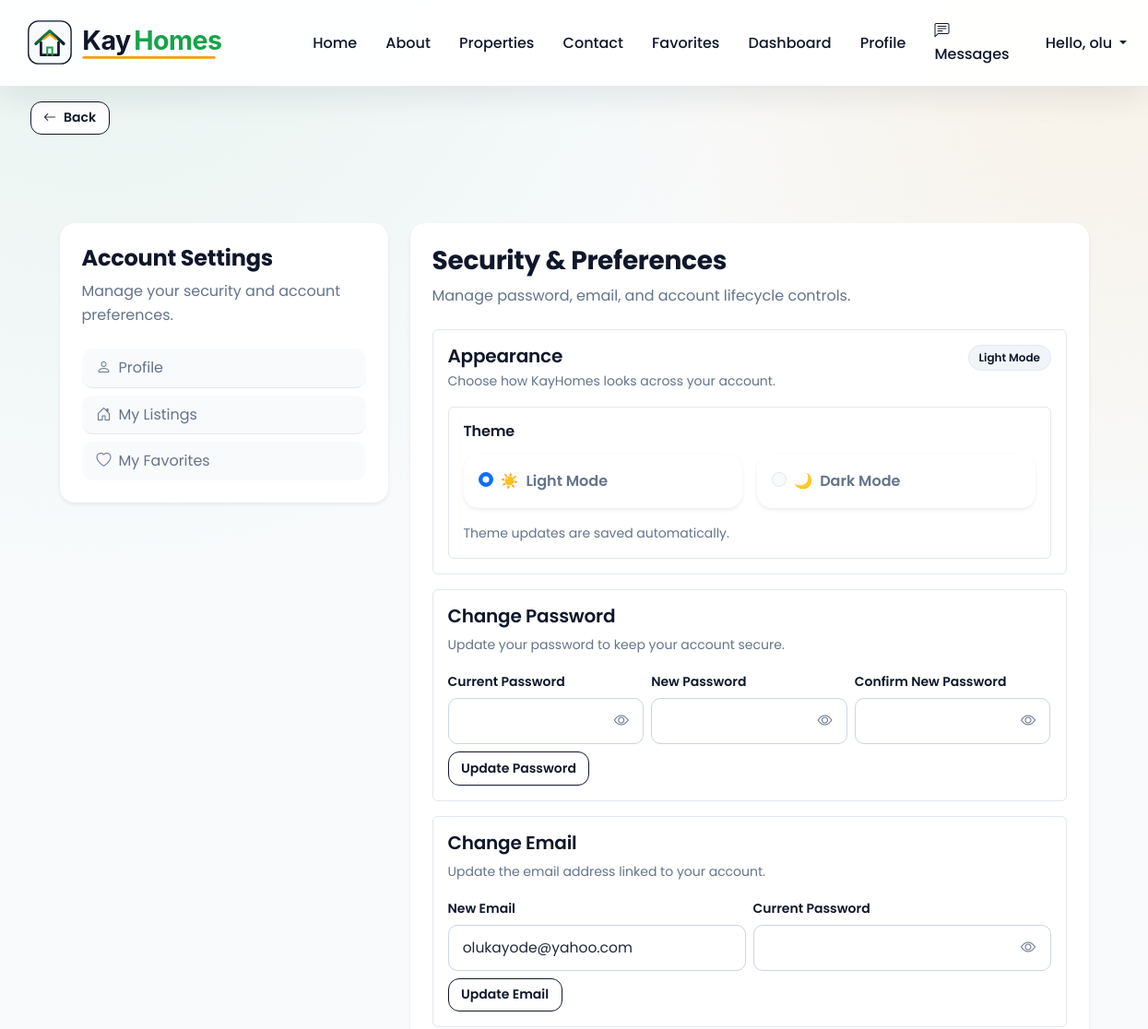
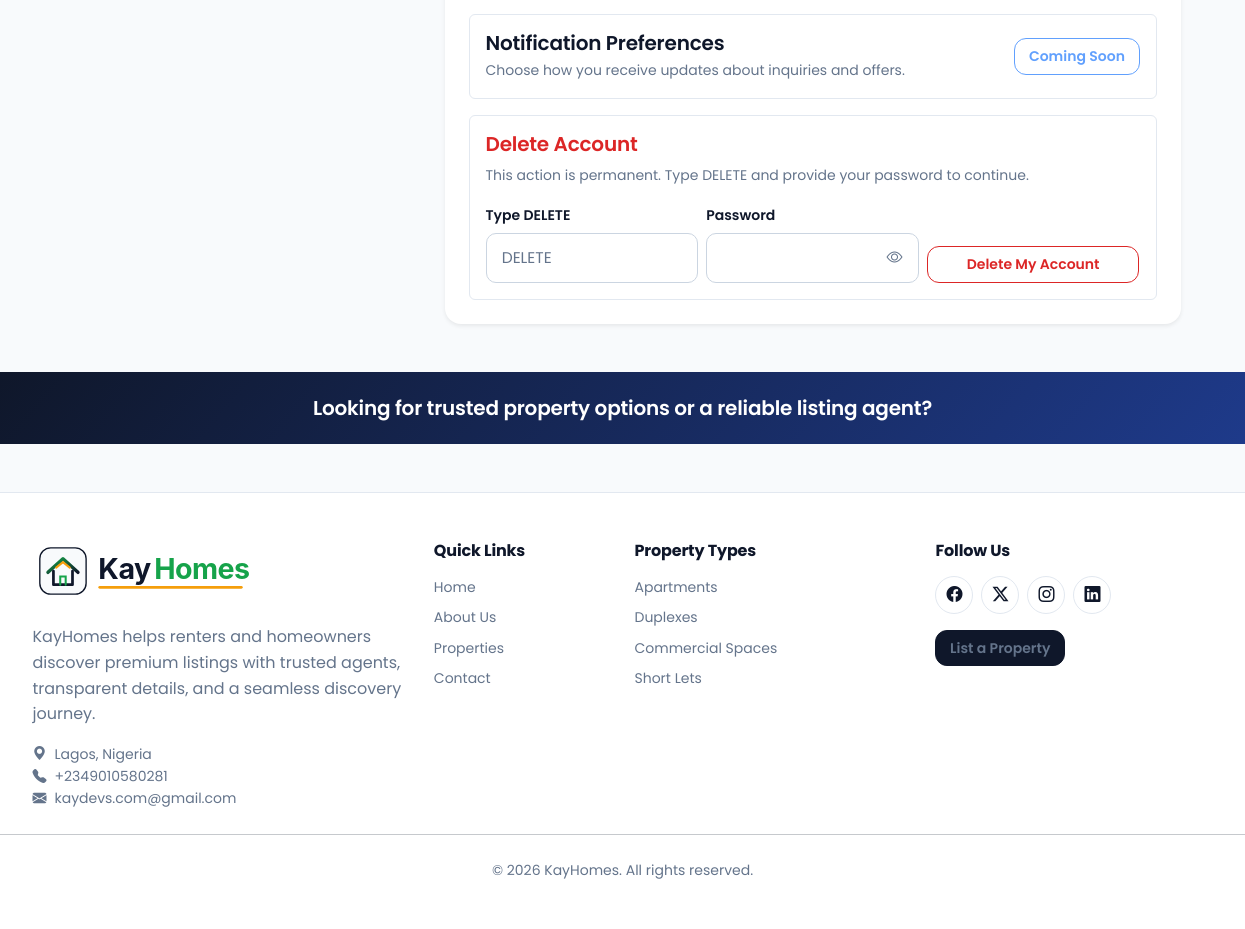
The page /account-settings/ (signed in) on the database its author committed (2 pictures, top to bottom).
### pkg/models.py (models this page shows)
class User(db.Model):
    __tablename__ = 'users'
    user_id = db.Column(db.Integer, primary_key=True)
    user_fname = db.Column(db.String(100), nullable=False)
    user_lname = db.Column(db.String(100), nullable=False)
    user_email = db.Column(db.String(120), unique=True, nullable=False)
    user_pwd = db.Column(db.String(255), nullable=False)
    user_phone = db.Column(db.String(20))
    theme = db.Column(db.String(20), nullable=False, default='light')
    user_regdate = db.Column(db.DateTime)
    password_reset_tokens = relationship('PasswordResetToken', back_populates='user', cascade='all, delete-orphan')

### pkg/user_routes.py (the view, shortened to what this page needs)
@app.route('/account-settings/', methods=['GET', 'POST'])
@login_required
def account_settings():
    user = get_current_user()
    if not user:
        return redirect(url_for('login'))
    return render_template('account_settings.html', title='Account Settings', user=user)

### pkg/admin_routes.py (called while the page is built)
def _admin_display_name(admin):
    if not admin:
        return ''
    full_name = f"{(admin.first_name or '').strip()} {(admin.last_name or '').strip()}".strip()
    return full_name or (admin.username or 'Admin')

def _admin_csrf_token():
    token = session.get('admin_csrf_token')
    if not token:
        token = secrets.token_hex(32)
        session['admin_csrf_token'] = token
    return token

def _admin_account_counts():
    try:
        total_admins = Admin.query.count() or 0
    except Exception:
        total_admins = 0
    try:
        unread_messages = ContactMessage.query.filter(ContactMessage.status == 'Unread').count() or 0
    except Exception:
        unread_messages = 0
    return total_admins, unread_messages

@app.context_processor
def inject_admin_context():
    admin_id = session.get('admin_id')
    current_admin = None
    if admin_id:
        try:
            current_admin = db.session.get(Admin, admin_id)
        except Exception:
            current_admin = None
    total_admins, unread_messages = _admin_account_counts()
    return {
        'admin_csrf_token': _admin_csrf_token(),
        'current_admin': current_admin,
        'admin_display_name': _admin_display_name(current_admin),
        'admin_total_count': total_admins,
        'admin_unread_messages_count': unread_messages,
    }

### pkg/user_routes.py (called while the page is built, shortened)
def get_current_user():
    user_id = session.get('user_id')
    if not user_id:
        return None
    return User.query.get(user_id)

def _normalized_theme(value):
    theme_value = (value or '').strip().lower()
    return theme_value if theme_value in {'light', 'dark'} else 'light'

def get_current_theme():
    default_theme = 'light'
    user_id = session.get('user_id')
    if not user_id:
        return default_theme
    session_theme = _normalized_theme(session.get('theme'))
    if session_theme in {'light', 'dark'} and session.get('theme'):
        return session_theme

def _get_unread_message_count(user_id):
    try:
        return db.session.execute(
            text('SELECT COUNT(*) FROM messages WHERE receiver_id = :uid AND is_read = 0'),
            {'uid': user_id}
        ).scalar() or 0
    except Exception:
        return 0

### pkg/templates/account_settings.html (shortened to what this page needs)
{% extends 'base.html' %}
{% block main_content %}
<div class="container py-5">
  <div class="row g-4">
    <div class="col-lg-4">
      <div class="card shadow-sm border-0">
        <div class="card-body p-4">
          <h4 class="fw-bold mb-2">Account Settings</h4>
          <p class="text-muted mb-4">Manage your security and account preferences.</p>
          <div class="list-group list-group-flush">
            <a href="{{ url_for('profile') }}" class="list-group-item list-group-item-action"><i class="bi bi-person me-2"></i>Profile</a>
            <a href="{{ url_for('my_listings') }}" class="list-group-item list-group-item-action"><i class="bi bi-house-door me-2"></i>My Listings</a>
            <a href="{{ url_for('my_favorites') }}" class="list-group-item list-group-item-action"><i class="bi bi-heart me-2"></i>My Favorites</a>
          </div>
        </div>
      </div>
    </div>
    <div class="col-lg-8">
      <div class="card shadow-sm border-0">
        <div class="card-body p-4">
          <div class="mb-4">
            <h3 class="fw-bold mb-2">Security & Preferences</h3>
            <p class="text-muted mb-0">Manage password, email, and account lifecycle controls.</p>
          </div>
          <div class="border rounded p-3 mb-3">
            <div class="d-flex justify-content-between align-items-start flex-wrap gap-2 mb-3">
              <div>
                <h5 class="fw-semibold mb-1">Appearance</h5>
                <p class="text-muted small mb-0">Choose how KayHomes looks across your account.</p>
              </div>
              <span id="themeCurrentBadge" class="badge theme-badge-soft border text-capitalize">{{ user.theme or 'light' }} mode</span>
            </div>
            <div class="border rounded p-3">
              <h6 class="fw-semibold mb-3">Theme</h6>
              {% set selected_theme = user.theme if user.theme in ['light', 'dark'] else 'light' %}
              <div class="d-flex flex-column flex-md-row gap-3">
                <label class="theme-option card border-0 shadow-sm p-3 mb-0 flex-fill" role="button">
                  <div class="form-check mb-0">
                    <input class="form-check-input" type="radio" name="theme" id="themeLight" value="light" {% if selected_theme == 'light' %}checked{% endif %}>
                    <span class="form-check-label d-flex align-items-center gap-2" for="themeLight">
                      <span aria-hidden="true">☀️</span>
                      <span>Light Mode</span>
                    </span>
                  </div>
                </label>
                <label class="theme-option card border-0 shadow-sm p-3 mb-0 flex-fill" role="button">
                  <div class="form-check mb-0">
                    <input class="form-check-input" type="radio" name="theme" id="themeDark" value="dark" {% if selected_theme == 'dark' %}checked{% endif %}>
                    <span class="form-check-label d-flex align-items-center gap-2" for="themeDark">
                      <span aria-hidden="true">🌙</span>
                      <span>Dark Mode</span>
                    </span>
                  </div>
                </label>
              </div>
              <p id="themeStatusText" class="small text-muted mt-3 mb-0">Theme updates are saved automatically.</p>
            </div>
          </div>
          <div class="border rounded p-3 mb-3">
            <h5 class="fw-semibold mb-2">Change Password</h5>
            <p class="text-muted small mb-3">Update your password to keep your account secure.</p>
            <form method="post" class="row g-2 align-items-end">
              <div class="col-md-4">
                <label class="form-label small">Current Password</label>
                <input type="password" class="form-control form-control-sm" name="current_password" required>
              </div>
              <div class="col-md-4">
                <label class="form-label small">New Password</label>
                <input type="password" class="form-control form-control-sm" name="new_password" minlength="8" required>
              </div>
              <div class="col-md-4">
                <label class="form-label small">Confirm New Password</label>
                <input type="password" class="form-control form-control-sm" name="confirm_password" minlength="8" required>
              </div>
              <div class="col-12">
                <button type="submit" class="btn btn-outline-primary btn-sm">Update Password</button>
              </div>
            </form>
          </div>
          <div class="border rounded p-3 mb-3">
            <h5 class="fw-semibold mb-2">Change Email</h5>
            <p class="text-muted small mb-3">Update the email address linked to your account.</p>
            <form method="post" class="row g-2 align-items-end">
              <div class="col-md-6">
                <label class="form-label small">New Email</label>
                <input type="email" class="form-control form-control-sm" name="new_email" value="{{ user.user_email }}" required>
              </div>
              <div class="col-md-6">
                <label class="form-label small">Current Password</label>
                <input type="password" class="form-control form-control-sm" name="account_password" required>
              </div>
              <div class="col-12">
                <button type="submit" class="btn btn-outline-primary btn-sm">Update Email</button>
              </div>
            </form>
          </div>
          <div class="border rounded p-3 mb-3">
            <div class="d-flex justify-content-between align-items-center">
              <div>
                <h5 class="fw-semibold mb-1">Notification Preferences</h5>
                <p class="text-muted small mb-0">Choose how you receive updates about inquiries and offers.</p>
              </div>
              <button type="button" class="btn btn-outline-primary btn-sm" disabled>Coming Soon</button>
            </div>
          </div>
          <div class="border rounded p-3">
            <h5 class="fw-semibold mb-2 text-danger">Delete Account</h5>
            <p class="text-muted small mb-3">This action is permanent. Type DELETE and provide your password to continue.</p>
            <form method="post" class="row g-2 align-items-end" onsubmit="return confirm('Are you sure? This action cannot be undone.');">
              <div class="col-md-4">
                <label class="form-label small">Type DELETE</label>
                <input type="text" class="form-control form-control-sm" name="confirm_text" placeholder="DELETE" required>
              </div>
              <div class="col-md-4">
                <label class="form-label small">Password</label>
                <input type="password" class="form-control form-control-sm" name="delete_password" required>
              </div>
              <div class="col-md-4">
                <button type="submit" class="btn btn-outline-danger btn-sm w-100">Delete My Account</button>
              </div>
            </form>
          </div>
        </div>
      </div>
    </div>
  </div>
</div>
{% endblock %}

### pkg/templates/header.html (shortened to what this page needs)
<div class="container-fluid">
  <div class="row">
    <nav class="navbar navbar-expand-lg sticky-top">
      <div class="container-fluid px-3 px-lg-4">
        <a class="navbar-brand d-flex align-items-center gap-2" href="{{ url_for('home') }}">
          <img src="{{ url_for('static', filename='images/logo-kayhomes-full.svg') }}" alt="KayHomes logo" class="brand-logo-full">
        </a>
        <div class="collapse navbar-collapse" id="navbarNav">
          <ul class="navbar-nav ms-auto align-items-lg-center">
            {% if session.get('admin_id') %}
              <li class="nav-item">
                <a class="nav-link {% if request.endpoint == 'admin_dashboard' %}active{% endif %}" href="{{ url_for('admin_dashboard') }}">Dashboard</a>
              </li>
              <li class="nav-item">
                <a class="nav-link {% if request.endpoint == 'admin_profile' %}active{% endif %}" href="{{ url_for('admin_profile') }}">Profile</a>
              </li>
              <li class="nav-item">
                <a class="nav-link {% if request.endpoint == 'admin_change_password' %}active{% endif %}" href="{{ url_for('admin_change_password') }}">Settings</a>
              </li>
              <li class="nav-item">
                <form method="POST" action="{{ url_for('admin_logout') }}" class="d-inline ms-lg-3">
                  <input type="hidden" name="csrf_token" value="{{ admin_csrf_token }}">
                  <button type="submit" class="btn btn-primary btn-sm">Logout</button>
                </form>
              </li>
            {% else %}
              <li class="nav-item">
                <a class="nav-link {% if request.endpoint == 'home' %}active{% endif %}" href="{{ url_for('home') }}">Home</a>
              </li>
              <li class="nav-item">
                <a class="nav-link {% if request.endpoint == 'about' %}active{% endif %}" href="{{ url_for('about') }}">About</a>
              </li>
              {% if session.get('user_id') %}
                {% set logged_in_user_first_name = session.get('user_name') or 'User' %}
                <li class="nav-item">
                  <a class="nav-link {% if request.endpoint == 'properties' %}active{% endif %}" href="{{ url_for('properties') }}">Properties</a>
                </li>
                <li class="nav-item">
                  <a class="nav-link {% if request.endpoint in ['contact'] %}active{% endif %}" href="{{ url_for('contact') }}">Contact</a>
                </li>
                <li class="nav-item">
                  <a class="nav-link {% if request.endpoint == 'my_favorites' %}active{% endif %}" href="{{ url_for('my_favorites') }}">Favorites</a>
                </li>
                <li class="nav-item">
                  <a class="nav-link {% if request.endpoint in ['user_dashboard', 'profile'] %}active{% endif %}" href="{{ url_for('user_dashboard') }}">Dashboard</a>
                </li>
                <li class="nav-item">
                  <a class="nav-link {% if request.endpoint == 'profile' %}active{% endif %}" href="{{ url_for('profile') }}">Profile</a>
                </li>
                <li class="nav-item">
                  <a class="nav-link {% if request.endpoint == 'messages' %}active{% endif %}" href="{{ url_for('messages') }}" data-unread-count-url="{{ url_for('unread_message_count_api') }}">
                    <i class="bi bi-chat-left-text me-1"></i> Messages
                  </a>
                </li>
                <li class="nav-item dropdown ms-lg-2">
                  <a class="nav-link dropdown-toggle" href="#" role="button" data-bs-toggle="dropdown" aria-expanded="false">
                    Hello, {{ logged_in_user_first_name }}
                  </a>
                </li>
              {% endif %}
            {% endif %}
          </ul>
        </div>
      </div>
    </nav>
  </div>
</div>

### rows shown on the page
User: user_fname "olu", theme "Light", theme "☑ ☀️ Light Mode", theme "☐ 🌙 Dark Mode", new_email "olukayode@yahoo.com"
